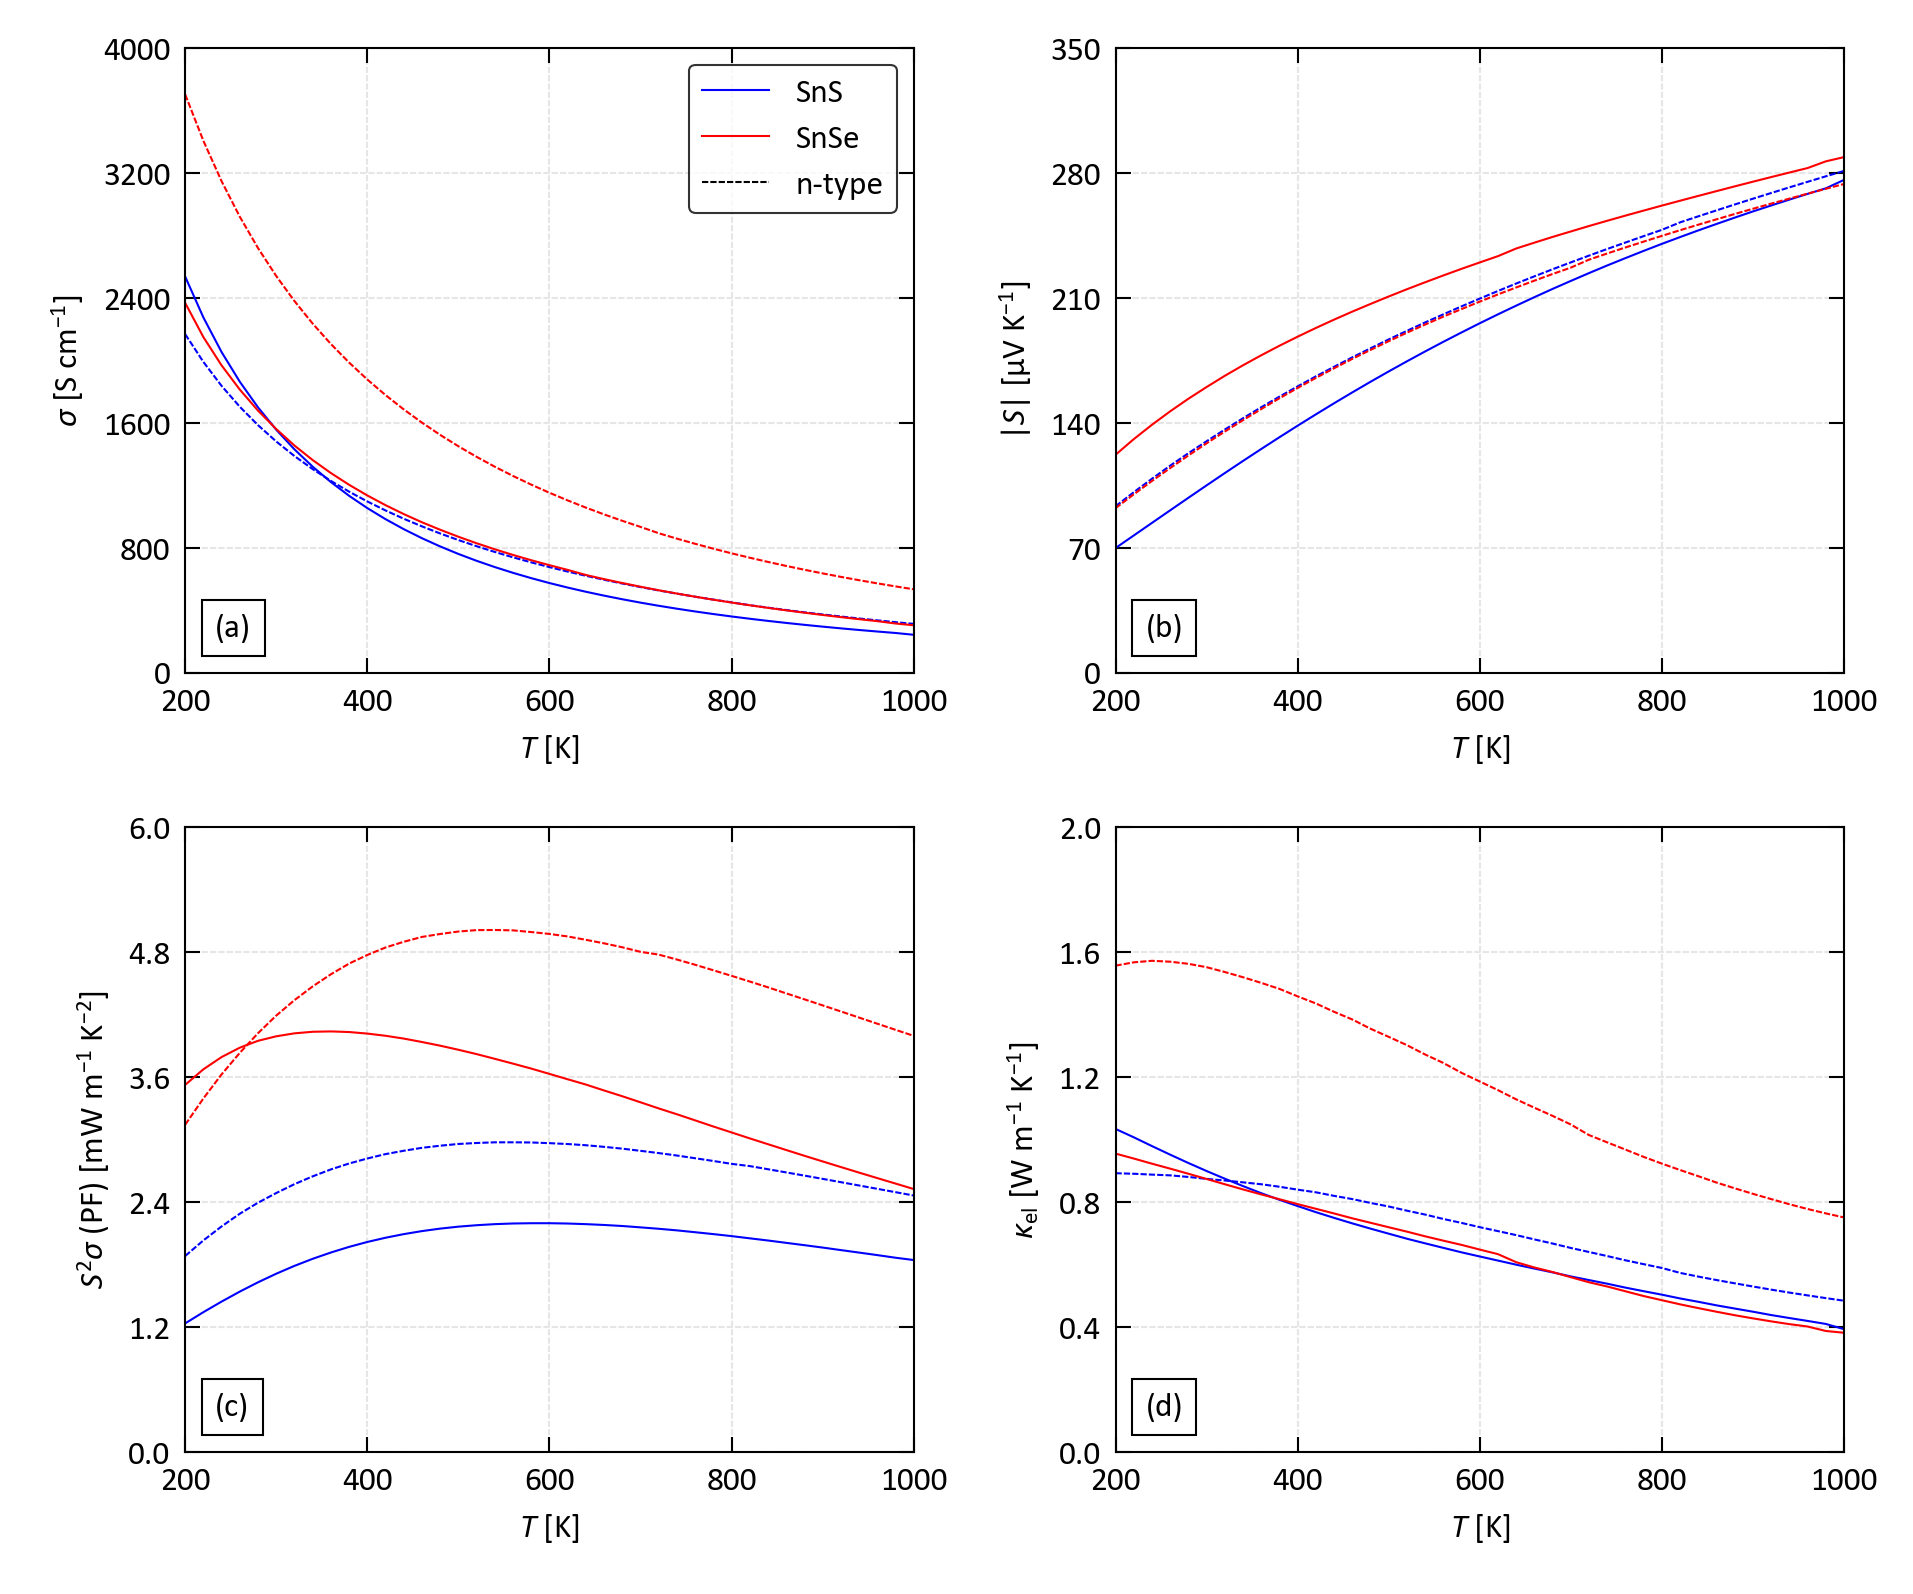

Recreate this plot in Python.
# elec_t_plot.py


""" In this example, we prepare a plot to compare the electrical properties
\sigma, S, S^2 \sigma (PF) and \kappa_el of p- and n-type Pnma SnS and SnSe as
a function of temperature at a fixed n = 4 x 10^19 cm^-3.

The calculation combines data from two papers:

    Thermoelectric Properties of Pnma and Rocksalt SnS and SnSe
    J. M. Flitcroft, I. Pallikara and J. M. Skelton
    Solids 3 (1), 155-176 (2022), DOI: 10.3390/solids3010011
    
    Thermoelectric properties of Pnma and R3m GeS and GeSe
    M. Zhang, J. Flictroft, S. Guillemot and J. Skelton
    J. Mater. Chem. C 11, 14833 (2023, DOI: 10.1039/D3TC02938G
"""


import numpy as np
import matplotlib.pyplot as plt

from matplotlib.offsetbox import AnchoredText

from zt_calc_workflow.amset import read_amset_csv
from zt_calc_workflow.plotting import setup_matplotlib


if __name__ == "__main__":
    # Read input data.

    amset_data = {'SnS' : (read_amset_csv("SnS-Pnma-AMSET-p.csv"),
                           read_amset_csv("SnS-Pnma-AMSET-n.csv")),
                 'SnSe' : (read_amset_csv("SnSe-Pnma-AMSET-p.csv"),
                           read_amset_csv("SnSe-Pnma-AMSET-n.csv"))}
    
    # Setup Matplotlib.

    setup_matplotlib()
    
    # Plot parameters.
    
    n_plot = 4.e19
    
    colours = ['b', 'r']

    xlim = (200., 1000.)
    ylim_sets = [(0., 4000.), (0., 350.), (0., 6.), (0., 2.)]

    # Plot.
    
    plt.figure(figsize=(16.2 / 2.54, 13.5 / 2.54))

    subplot_axes = [plt.subplot(2, 2, i + 1) for i in range(4)]

    for data_k, axes in zip(
            ['sigma_ave', 's_ave', 'pf_ave', 'kappa_el_ave'], subplot_axes):

        for sys_k, c in zip(['SnS', 'SnSe'], colours):
            data_p, data_n = amset_data[sys_k]
            
            # Extract data at plot carrier concentration.
            
            data_p = data_p[data_p['n'] == n_plot]
            data_n = data_n[data_n['n'] == n_plot]
            
            for data, l, d in [(data_p, sys_k, (None, None)),
                               (data_n, None, (3., 1.))]:
                # Plot |S| rather than S.
                
                y = (np.abs(data[data_k].to_numpy()) if data_k == 's_ave'
                         else data[data_k].to_numpy())
            
                axes.plot(data['t'].to_numpy(), y, label=l, color=c, dashes=d)

        # "Fake" line to add a single entry for n-type doping.

        axes.plot([-0.75, -0.25], [-0.75, -0.25], label="n-type", color='k',
                  dashes=(3., 1.))
    
    # Adjust axis scales/ranges and labels.

    for axes in subplot_axes:
        axes.set_xlim(xlim)

    for axes, ylim in zip(subplot_axes, ylim_sets):
        axes.set_ylim(ylim)

        y_min, y_max = ylim
        axes.set_yticks(np.linspace(y_min, y_max, 6))

    for axes in subplot_axes:
        axes.set_xlabel(r"$T$ [K]")

    subplot_axes[0].set_ylabel(r"$\sigma$ [S cm$^{-1}$]")
    subplot_axes[1].set_ylabel(r"$|S|$ [$\mathrm{\mu}$V K$^{-1}$]")
    subplot_axes[2].set_ylabel(r"$S^2 \sigma$ (PF) [mW m$^{-1}$ K$^{-2}$]")
    subplot_axes[3].set_ylabel(r"$\kappa_\mathrm{el}$ [W m$^{-1}$ K$^{-1}$]")

    # Add legend.

    legend = subplot_axes[0].legend(loc='upper right')
    legend.get_frame().set_edgecolor('k')
    legend.get_frame().set_facecolor((1., 1., 1., 0.5))

    # Add subplot labels.

    for i, axes in enumerate(subplot_axes):
        subplot_label = AnchoredText(
            r"({0})".format(chr(97 + i)), loc='lower left', frameon=True)

        subplot_label.patch.set_edgecolor('k')
        subplot_label.patch.set_facecolor((1., 1., 1., 0.5))

        axes.add_artist(subplot_label)

    # Add gridlines.

    for axes in subplot_axes:
        axes.grid(color=(0.9, 0.9, 0.9), dashes=(3., 1.), linewidth=0.5)
        axes.set_axisbelow(True)

    plt.tight_layout()

    # Finalise and save.

    plt.savefig(r"elec_t_plot.png", dpi=300)
    plt.close()
